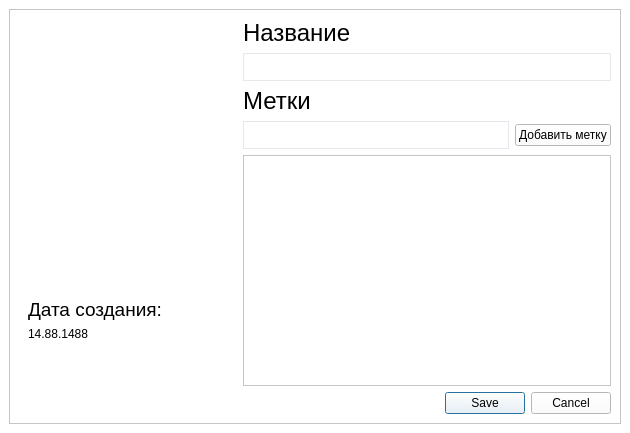
<?xml version="1.0" encoding="UTF-8"?>
<ui version="4.0">
 <class>MainWindow</class>
 <widget class="QMainWindow" name="MainWindow">
  <property name="geometry">
   <rect>
    <x>0</x>
    <y>0</y>
    <width>630</width>
    <height>433</height>
   </rect>
  </property>
  <property name="windowTitle">
   <string>MainWindow</string>
  </property>
  <property name="styleSheet">
   <string notr="true">background-color: #ffffff;</string>
  </property>
  <widget class="QWidget" name="centralwidget">
   <layout class="QHBoxLayout" name="horizontalLayout_2">
    <item>
     <widget class="QFrame" name="frame">
      <property name="frameShape">
       <enum>QFrame::StyledPanel</enum>
      </property>
      <property name="frameShadow">
       <enum>QFrame::Raised</enum>
      </property>
      <layout class="QHBoxLayout" name="horizontalLayout">
       <item>
        <widget class="QWidget" name="widget" native="true">
         <property name="sizePolicy">
          <sizepolicy hsizetype="Maximum" vsizetype="Maximum">
           <horstretch>0</horstretch>
           <verstretch>0</verstretch>
          </sizepolicy>
         </property>
         <property name="minimumSize">
          <size>
           <width>100</width>
           <height>100</height>
          </size>
         </property>
         <property name="styleSheet">
          <string notr="true"/>
         </property>
         <layout class="QVBoxLayout" name="verticalLayout_4">
          <item>
           <widget class="QLabel" name="preview">
            <property name="sizePolicy">
             <sizepolicy hsizetype="Minimum" vsizetype="Minimum">
              <horstretch>0</horstretch>
              <verstretch>0</verstretch>
             </sizepolicy>
            </property>
            <property name="minimumSize">
             <size>
              <width>200</width>
              <height>200</height>
             </size>
            </property>
            <property name="text">
             <string/>
            </property>
           </widget>
          </item>
          <item>
           <widget class="QLabel" name="label_3">
            <property name="text">
             <string>&lt;html&gt;&lt;head/&gt;&lt;body&gt;&lt;p&gt;&lt;span style=&quot; font-size:14pt;&quot;&gt;Дата создания: &lt;/span&gt;&lt;/p&gt;&lt;/body&gt;&lt;/html&gt;</string>
            </property>
           </widget>
          </item>
          <item>
           <widget class="QLabel" name="date">
            <property name="text">
             <string>14.88.1488</string>
            </property>
           </widget>
          </item>
         </layout>
        </widget>
       </item>
       <item>
        <layout class="QVBoxLayout" name="verticalLayout_3">
         <item>
          <layout class="QVBoxLayout" name="verticalLayout">
           <item>
            <widget class="QLabel" name="label">
             <property name="text">
              <string>&lt;html&gt;&lt;head/&gt;&lt;body&gt;&lt;p&gt;&lt;span style=&quot; font-size:18pt;&quot;&gt;Название&lt;/span&gt;&lt;/p&gt;&lt;/body&gt;&lt;/html&gt;</string>
             </property>
            </widget>
           </item>
           <item>
            <widget class="QLineEdit" name="filename">
             <property name="styleSheet">
              <string notr="true">border: 1px solid;
border-color: #e5e8ec;

border-width: 1px;
padding: 5px;</string>
             </property>
             <property name="maxLength">
              <number>255</number>
             </property>
            </widget>
           </item>
          </layout>
         </item>
         <item>
          <layout class="QVBoxLayout" name="verticalLayout_2">
           <item>
            <layout class="QGridLayout" name="gridLayout">
             <item row="1" column="0">
              <widget class="QLineEdit" name="new_tag_name">
               <property name="styleSheet">
                <string notr="true">border: 1px solid;
border-color: #e5e8ec;

border-width: 1px;
padding: 5px;
</string>
               </property>
               <property name="maxLength">
                <number>255</number>
               </property>
              </widget>
             </item>
             <item row="1" column="1">
              <widget class="QPushButton" name="add_tag">
               <property name="sizePolicy">
                <sizepolicy hsizetype="Maximum" vsizetype="Fixed">
                 <horstretch>0</horstretch>
                 <verstretch>0</verstretch>
                </sizepolicy>
               </property>
               <property name="text">
                <string>Добавить метку</string>
               </property>
              </widget>
             </item>
             <item row="0" column="0">
              <widget class="QLabel" name="label_2">
               <property name="text">
                <string>&lt;html&gt;&lt;head/&gt;&lt;body&gt;&lt;p&gt;&lt;span style=&quot; font-size:18pt;&quot;&gt;Метки&lt;/span&gt;&lt;/p&gt;&lt;/body&gt;&lt;/html&gt;</string>
               </property>
              </widget>
             </item>
            </layout>
           </item>
          </layout>
         </item>
         <item>
          <widget class="QTableWidget" name="tableWidget">
           <property name="styleSheet">
            <string notr="true">padding: 5px</string>
           </property>
           <property name="editTriggers">
            <set>QAbstractItemView::NoEditTriggers</set>
           </property>
           <property name="tabKeyNavigation">
            <bool>false</bool>
           </property>
           <property name="showDropIndicator" stdset="0">
            <bool>false</bool>
           </property>
           <property name="dragDropOverwriteMode">
            <bool>false</bool>
           </property>
           <property name="selectionMode">
            <enum>QAbstractItemView::NoSelection</enum>
           </property>
          </widget>
         </item>
         <item>
          <widget class="QDialogButtonBox" name="exit_menu">
           <property name="standardButtons">
            <set>QDialogButtonBox::Cancel|QDialogButtonBox::Save</set>
           </property>
          </widget>
         </item>
        </layout>
       </item>
      </layout>
     </widget>
    </item>
   </layout>
  </widget>
 </widget>
 <resources/>
 <connections/>
</ui>
